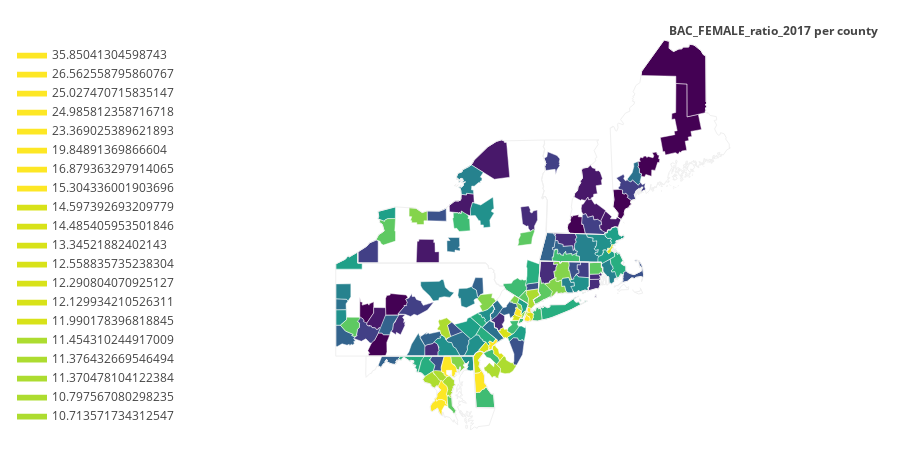

Source (notebook cell):
### Code cell
values = df_2017['BAC_FEMALE_ratio_2017'].tolist()

fig = ff.create_choropleth(fips=fips, values=values, scope=NORTH_EAST, county_outline={'color': 'rgb(255,255,255)', 'width': 0.5},
    legend_title='BAC_FEMALE_ratio_2017 per county')

fig.update_layout(
    legend_x = 0,
    annotations = {'x': -0.12, 'xanchor': 'left'}
)

fig.layout.template = None
fig.show()
